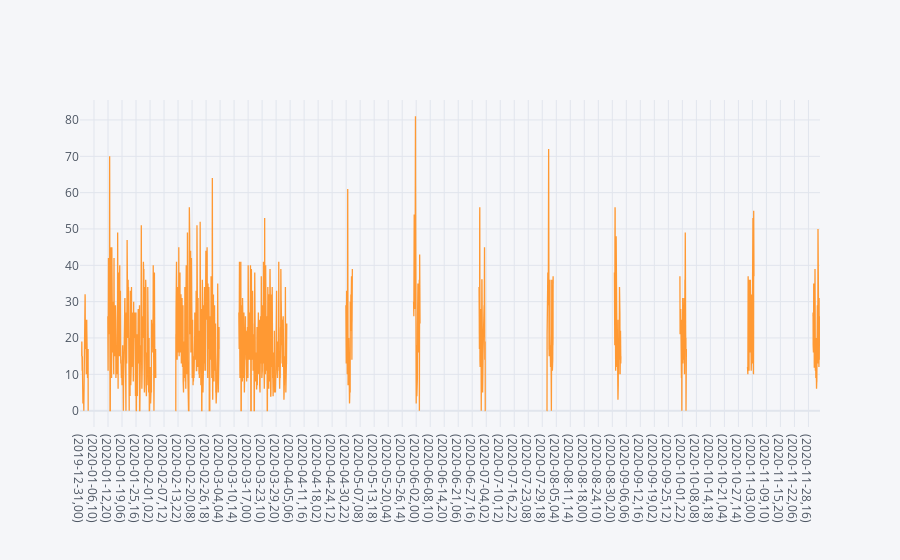

Source (notebook cell):
### Code cell
import cufflinks as cf
cf.go_offline()
df.set_index(['date','hour']).iplot()

### Figure 1 — Plotly figure (JSON) as saved in the notebook; plotly's stock layout.template omitted (floating-point values rounded to 4 significant figures; data arrays with more than 128 entries replaced by an {"elided": "..."} marker saying what was removed)
{"data": [{"line": {"color": "rgba(255, 153, 51, 1.0)", "dash": "solid", "shape": "linear", "width": 1.3}, "mode": "lines", "name": "value", "text": "", "type": "scatter", "x": {"elided": "8136 str values"}, "y": {"elided": "8136 mixed values"}}], "layout": {"legend": {"bgcolor": "#F5F6F9", "font": {"color": "#4D5663"}}, "paper_bgcolor": "#F5F6F9", "plot_bgcolor": "#F5F6F9", "title": {"font": {"color": "#4D5663"}}, "xaxis": {"gridcolor": "#E1E5ED", "showgrid": true, "tickfont": {"color": "#4D5663"}, "title": {"font": {"color": "#4D5663"}, "text": ""}, "zerolinecolor": "#E1E5ED"}, "yaxis": {"gridcolor": "#E1E5ED", "showgrid": true, "tickfont": {"color": "#4D5663"}, "title": {"font": {"color": "#4D5663"}, "text": ""}, "zerolinecolor": "#E1E5ED"}}}
